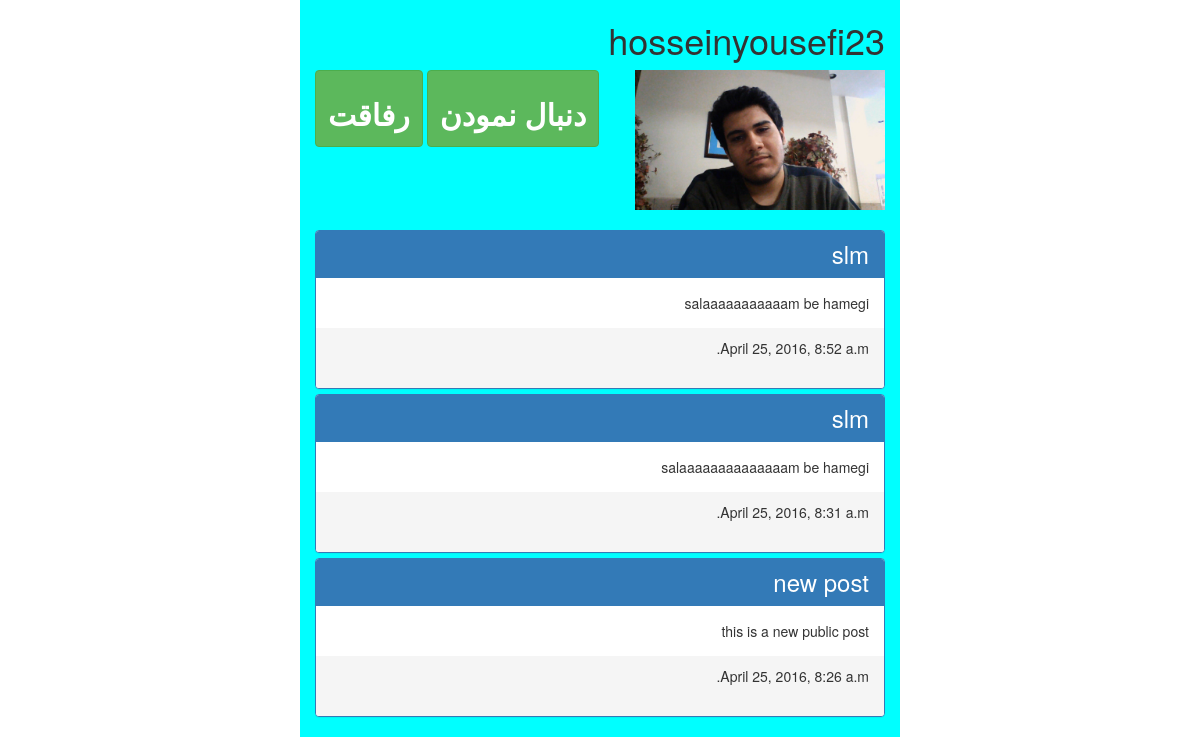
/hosseinyousefi23 (signed in), run on the app's committed database.
### xnote_base/models.py (models this page shows, shortened)
class SuperConductor(models.Model):
    real_name = models.CharField(max_length=100, default='Unknown')
    description = models.CharField(max_length=1000, default='Nothing')
    real_type = models.ForeignKey(ContentType)
    url_name = models.CharField(max_length=100, null=True, blank=True)
    is_formal = models.BooleanField(default=False)
    profile_image = models.ImageField(upload_to=PROFILE_IMAGES_PATH, null=True, blank=True)

class Post(models.Model):
    is_public = models.BooleanField(default=False)
    post_type = models.CharField(choices=(
        ('normal', 'Normal'),
        ('quick', 'Quick'),
    ), default='normal', max_length=50)
    title = models.CharField(max_length=100)
    related_tags = models.ManyToManyField(Tag, blank=True)
    context = models.TextField()
    publish_time = models.DateTimeField(default=timezone.now)
    author = models.ForeignKey(SuperConductor, null=True, blank=True)
    event = models.ForeignKey(Event, null=True, blank=True)

### xnote_base/views.py (the view)
# urls.py: url(r'^(?P<name>\w+)$', views.view_page, name='view_page'),
@login_required
def view_page(request, name):
    super_conductor = get_object_or_404(SuperConductor, url_name=name)
    post_list = Post.objects.filter(author=super_conductor).order_by('-publish_time')
    if 'platform' in request.GET and request.GET['platform'] == 'android':
        return JsonResponse({
            'super_conductor': serializers.serialize('json', super_conductor),
            'post_list': serializers.serialize('json', post_list),
        })
    else:
        return render(request, 'xnote_base/person.html', {
            'super_conductor': super_conductor,
            'post_list': post_list,
        })

### templates/xnote_base/person.html (shortened to what this page needs)
{% load static %}
<!DOCTYPE html>
<html>
    <head lang="en">
        <link rel="stylesheet" href="{% static 'styles/bootstrap.min.css' %}">
        <link rel="stylesheet" href="{% static 'styles/person.css' %}">
    </head>
    <body>
        <div class="container">
            <div class="header">
                <h1 class="full_name">{{ super_conductor.url_name }}</h1>
                <img class="profile_image" src="{{ super_conductor.profile_image.url }}"/>
                <div class="buttons">
                    <button type="button" class="btn btn-success"><h2><b>
                        دنبال نمودن
                    </b></h2></button>
                    <button type="button" class="btn btn-success">
                        <h2><b>
                            رفاقت
                        </b></h2>
                    </button>
                </div>
            </div>
            <br style="clear: both"/>
            <div class="content">
                <div class="panel-group">
                    {% for post in post_list %}
                        <div class="panel panel-primary">
                            <div class="panel-heading">
                                <h3 style="display: inline">{{ post.title }}</h3>
                            </div>
                            <div class="panel-body">
                                {{ post.context }}
                            </div>
                            <div class="panel-footer">
                                <div class="panel-date">{{ post.publish_time }}</div>
                                <br style="clear: both"/>
                            </div>
                        </div>
                    {% endfor %}
                </div>
            </div>
        </div>
    </body>
</html>

### xnote_base/static/styles/person.css (style rules this page uses)
body { direction: rtl; }
.container { margin: auto; width: 50%; background-color: aqua; }
.profile_image { width: 250px; }
.buttons { float: left; }
button { font-size: 30px; }
.full_name { width: 40%; }

### data on the page
SuperConductor: url_name "hosseinyousefi23", profile_image (picture)
Post: title "slm", context "salaaaaaaaaaaam be hamegi", publish_time "April 25, 2016, 8:52 a.m."
Post: title "slm", context "salaaaaaaaaaaaaaam be hamegi", publish_time "April 25, 2016, 8:31 a.m."
Post: title "new post", context "this is a new public post", publish_time "April 25, 2016, 8:26 a.m."
